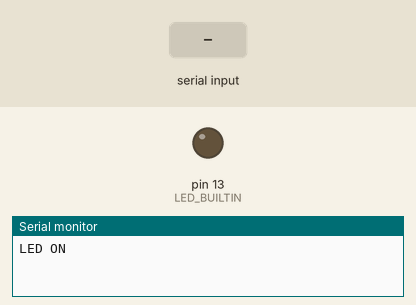
Recording of a sketch running on a simulated Arduino Uno, built with avr-gcc and run on an emulated ATmega328P. Parts: output pins drawn as LEDs (lit = HIGH), the last lines printed to the serial monitor. Inputs (shaded band) come from the test bench. At 4.0 s the program stops and its outputs stay as they are.

Above: at 0.1 s.
At 1.1 s:
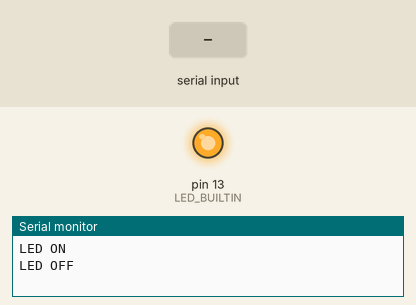
3.1 s: "EXIT\n" received over Serial
Timing chart, 0 to 5.5 s (numbered marks = the images above; inputs shaded):
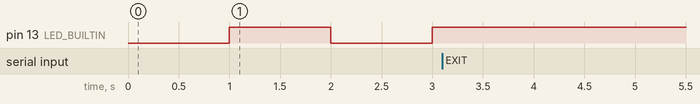

The sketch:

serial_monitor.ino
```cpp
String input;

void setup() {
  pinMode(LED_BUILTIN, OUTPUT);
  Serial.begin(9600);
}

void loop() {
  digitalWrite(LED_BUILTIN, LOW);
  Serial.println("LED ON");
  delay(1000);
  digitalWrite(LED_BUILTIN, HIGH);
  Serial.println("LED OFF");
  delay(1000);

  if(Serial.available()){
        input = Serial.readStringUntil('\n');
        if(input == "EXIT"){
          input == "";
          Serial.println("Bye!");
          exit(0);
        }
    }
}
```

Measured:
- after the input at 3.1 s, pin 13 (LED_BUILTIN): stays HIGH (without the input it goes to LOW after 0.90 s)
